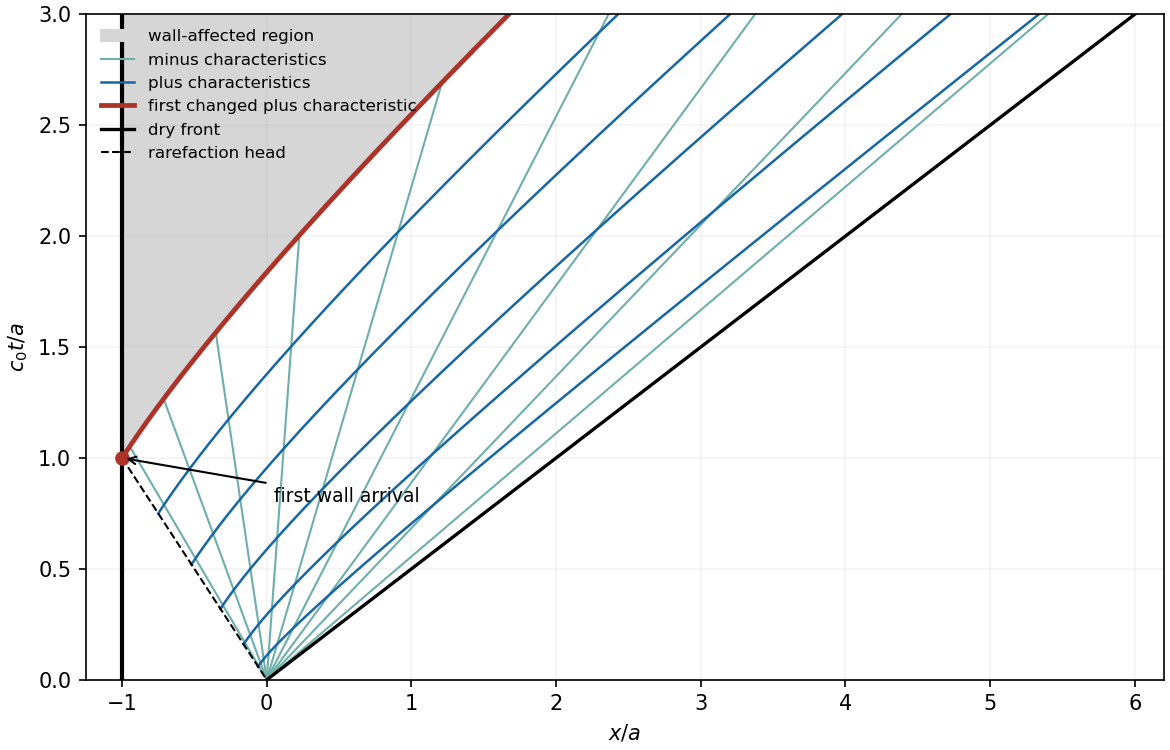

This figure's Python source:
"""Python 3.14; numpy 2.3; matplotlib 3.10. Output is written to the current directory."""
from pathlib import Path
import numpy as np
import matplotlib
matplotlib.use('Agg')
import matplotlib.pyplot as plt
fig,ax=plt.subplots(figsize=(7.8,5),layout='constrained',facecolor='white')
t=np.linspace(.001,3,1500)
xb=2*t-3*np.cbrt(t)
ax.fill_betweenx(t,-1,xb,where=t>=1,color='#d6d6d6',label='wall-affected region')
for j,speed in enumerate(np.linspace(-.9,1.8,9)):
    x=speed*t;valid=(x>=-1)&((t<=1)|(x>=xb))
    ax.plot(np.where(valid,x,np.nan),t,color='#6eafaa',lw=1,label='minus characteristics' if j==0 else None)
for j,tau in enumerate([.06,.16,.32,.52,.75]):
    tt=np.linspace(tau,3,500);xx=2*tt-3*tau**(2/3)*tt**(1/3)
    ax.plot(xx,tt,color='#1767a3',lw=1.2,label='plus characteristics' if j==0 else None)
ax.plot(xb[t>=1],t[t>=1],color='#ad3329',lw=2.3,label='first changed plus characteristic')
ax.plot(2*t,t,color='black',lw=1.6,label='dry front')
ax.plot([-1,0],[1,0],color='black',ls='--',lw=1,label='rarefaction head')
ax.axvline(-1,color='black',lw=2)
ax.plot(-1,1,'o',color='#ad3329');ax.annotate('first wall arrival',(-1,1),xytext=(.05,.8),arrowprops={'arrowstyle':'->'},fontsize=9)
ax.set(xlabel=r'$x/a$',ylabel=r'$c_0t/a$',xlim=(-1.25,6.2),ylim=(0,3))
ax.grid(alpha=.15);ax.legend(frameon=False,fontsize=8,loc='upper left')
fig.savefig(Path.cwd()/'2010-dam-break-characteristics.png',dpi=150,facecolor='white')
